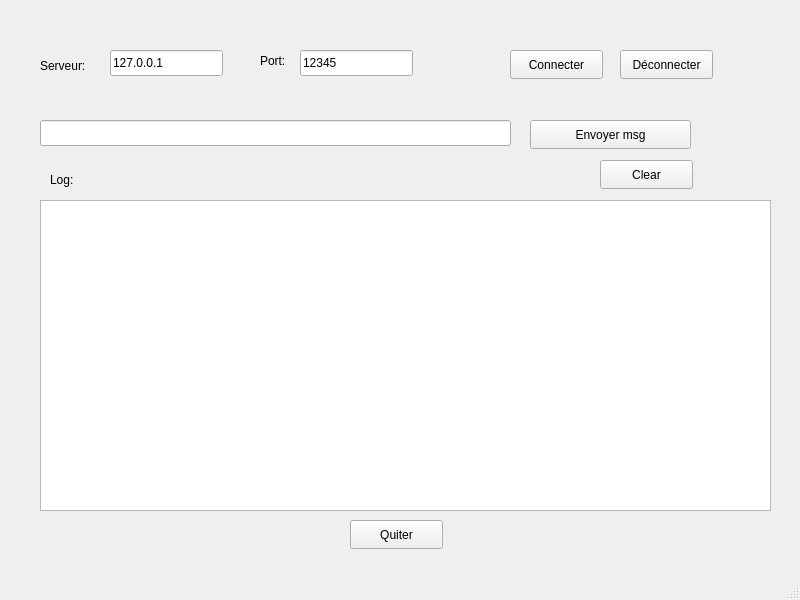
<?xml version="1.0" encoding="UTF-8"?>
<ui version="4.0">
 <class>ClientTCP</class>
 <widget class="QMainWindow" name="ClientTCP">
  <property name="geometry">
   <rect>
    <x>0</x>
    <y>0</y>
    <width>800</width>
    <height>600</height>
   </rect>
  </property>
  <property name="windowTitle">
   <string>ClientTCP</string>
  </property>
  <widget class="QWidget" name="centralwidget">
   <widget class="QPushButton" name="pushButton_Quiter">
    <property name="geometry">
     <rect>
      <x>350</x>
      <y>520</y>
      <width>93</width>
      <height>29</height>
     </rect>
    </property>
    <property name="text">
     <string>Quiter</string>
    </property>
   </widget>
   <widget class="QLabel" name="label_serveur">
    <property name="geometry">
     <rect>
      <x>40</x>
      <y>50</y>
      <width>91</width>
      <height>31</height>
     </rect>
    </property>
    <property name="text">
     <string>Serveur:</string>
    </property>
   </widget>
   <widget class="QLineEdit" name="lineEdit_ip">
    <property name="geometry">
     <rect>
      <x>110</x>
      <y>50</y>
      <width>113</width>
      <height>26</height>
     </rect>
    </property>
    <property name="text">
     <string>127.0.0.1</string>
    </property>
   </widget>
   <widget class="QLabel" name="label_port">
    <property name="geometry">
     <rect>
      <x>260</x>
      <y>40</y>
      <width>101</width>
      <height>41</height>
     </rect>
    </property>
    <property name="text">
     <string>Port:</string>
    </property>
   </widget>
   <widget class="QLineEdit" name="lineEdit_port">
    <property name="geometry">
     <rect>
      <x>300</x>
      <y>50</y>
      <width>113</width>
      <height>26</height>
     </rect>
    </property>
    <property name="text">
     <string>12345</string>
    </property>
   </widget>
   <widget class="QPushButton" name="pushButton_connecter">
    <property name="geometry">
     <rect>
      <x>510</x>
      <y>50</y>
      <width>93</width>
      <height>29</height>
     </rect>
    </property>
    <property name="text">
     <string>Connecter</string>
    </property>
   </widget>
   <widget class="QPushButton" name="pushButton_deconnecter">
    <property name="geometry">
     <rect>
      <x>620</x>
      <y>50</y>
      <width>93</width>
      <height>29</height>
     </rect>
    </property>
    <property name="text">
     <string>Déconnecter</string>
    </property>
   </widget>
   <widget class="QPushButton" name="pushButton_envoie_msg">
    <property name="geometry">
     <rect>
      <x>530</x>
      <y>120</y>
      <width>161</width>
      <height>29</height>
     </rect>
    </property>
    <property name="text">
     <string>Envoyer msg</string>
    </property>
   </widget>
   <widget class="QLineEdit" name="lineEdit_contenant_msg">
    <property name="geometry">
     <rect>
      <x>40</x>
      <y>120</y>
      <width>471</width>
      <height>26</height>
     </rect>
    </property>
   </widget>
   <widget class="QTextEdit" name="textEdit_log">
    <property name="geometry">
     <rect>
      <x>40</x>
      <y>200</y>
      <width>731</width>
      <height>311</height>
     </rect>
    </property>
   </widget>
   <widget class="QLabel" name="label_log">
    <property name="geometry">
     <rect>
      <x>50</x>
      <y>170</y>
      <width>63</width>
      <height>20</height>
     </rect>
    </property>
    <property name="text">
     <string>Log:</string>
    </property>
   </widget>
   <widget class="QPushButton" name="pushButton_clear">
    <property name="geometry">
     <rect>
      <x>600</x>
      <y>160</y>
      <width>93</width>
      <height>29</height>
     </rect>
    </property>
    <property name="text">
     <string>Clear</string>
    </property>
   </widget>
  </widget>
  <widget class="QMenuBar" name="menubar">
   <property name="geometry">
    <rect>
     <x>0</x>
     <y>0</y>
     <width>800</width>
     <height>20</height>
    </rect>
   </property>
  </widget>
  <widget class="QStatusBar" name="statusbar"/>
 </widget>
 <resources/>
 <connections/>
</ui>
